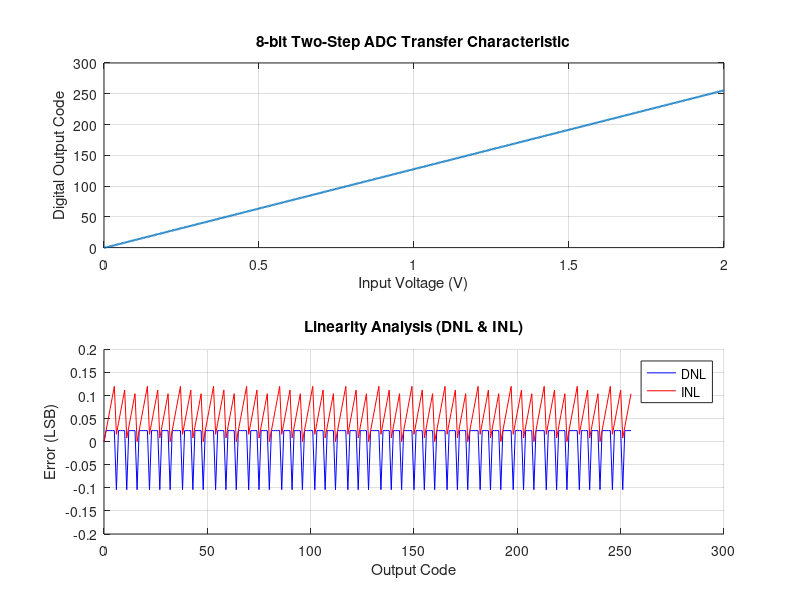

The MATLAB source for this figure:
%% Behavioral Model of an 8-bit Two-Step Flash ADC
clear; clc;
% Parameters
N = 8;
N_stage = 4;
Vref = 2;
LSB = Vref / (2^N);
Vin = 0:0.001:Vref;
D_out = zeros(size(Vin));

for i = 1:length(Vin)
   LSB_c = Vref / (2^N_stage);
   D_coarse = floor(Vin(i) / LSB_c);
   D_coarse = min(D_coarse, 2^N_stage - 1);
   V_dac = D_coarse * LSB_c;
   V_residue = (Vin(i) - V_dac) * (2^N_stage);
   D_fine = floor(V_residue / LSB_c);
   D_fine = min(D_fine, 2^N_stage - 1);
   D_out(i) = (D_coarse * 2^N_stage) + D_fine;
end
num_codes = 2^N;
code_transitions = zeros(1, num_codes);
for k = 0:num_codes-1
   idx = find(D_out >= k, 1);
   if ~isempty(idx)
       code_transitions(k+1) = Vin(idx);
   end
end
actual_steps = diff(code_transitions);
DNL = (actual_steps - LSB) / LSB;
DNL = [0, DNL];
INL = cumsum(DNL);
figure('Color', 'w');
subplot(2,1,1);
plot(Vin, D_out, 'LineWidth', 1.5);
grid on; title('8-bit Two-Step ADC Transfer Characteristic');
xlabel('Input Voltage (V)'); ylabel('Digital Output Code');
% INL and DNL
subplot(2,1,2);
hold on;
plot(0:num_codes-1, DNL, 'b', 'DisplayName', 'DNL');
plot(0:num_codes-1, INL, 'r', 'DisplayName', 'INL');
grid on; legend;
title('Linearity Analysis (DNL & INL)');
xlabel('Output Code'); ylabel('Error (LSB)');
